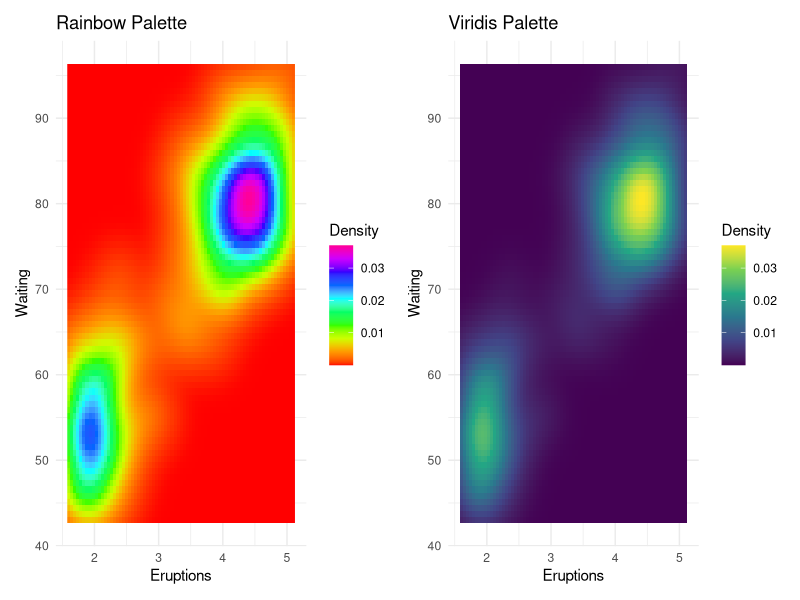

Write R code to recreate this figure.
library(ggplot2)
library(viridis)
library(patchwork)

data(faithfuld)

p1 <- ggplot(
  faithfuld,
  aes(x = eruptions, y = waiting, fill = density)
) +
  geom_raster() +
  scale_fill_gradientn(
    colours = rainbow(10)
  ) +
  labs(
    title = "Rainbow Palette",
    x = "Eruptions",
    y = "Waiting",
    fill = "Density"
  ) +
  theme_minimal()

p2 <- ggplot(
  faithfuld,
  aes(x = eruptions, y = waiting, fill = density)
) +
  geom_raster() +
  scale_fill_viridis_c() +
  labs(
    title = "Viridis Palette",
    x = "Eruptions",
    y = "Waiting",
    fill = "Density"
  ) +
  theme_minimal()

p1 + p2
